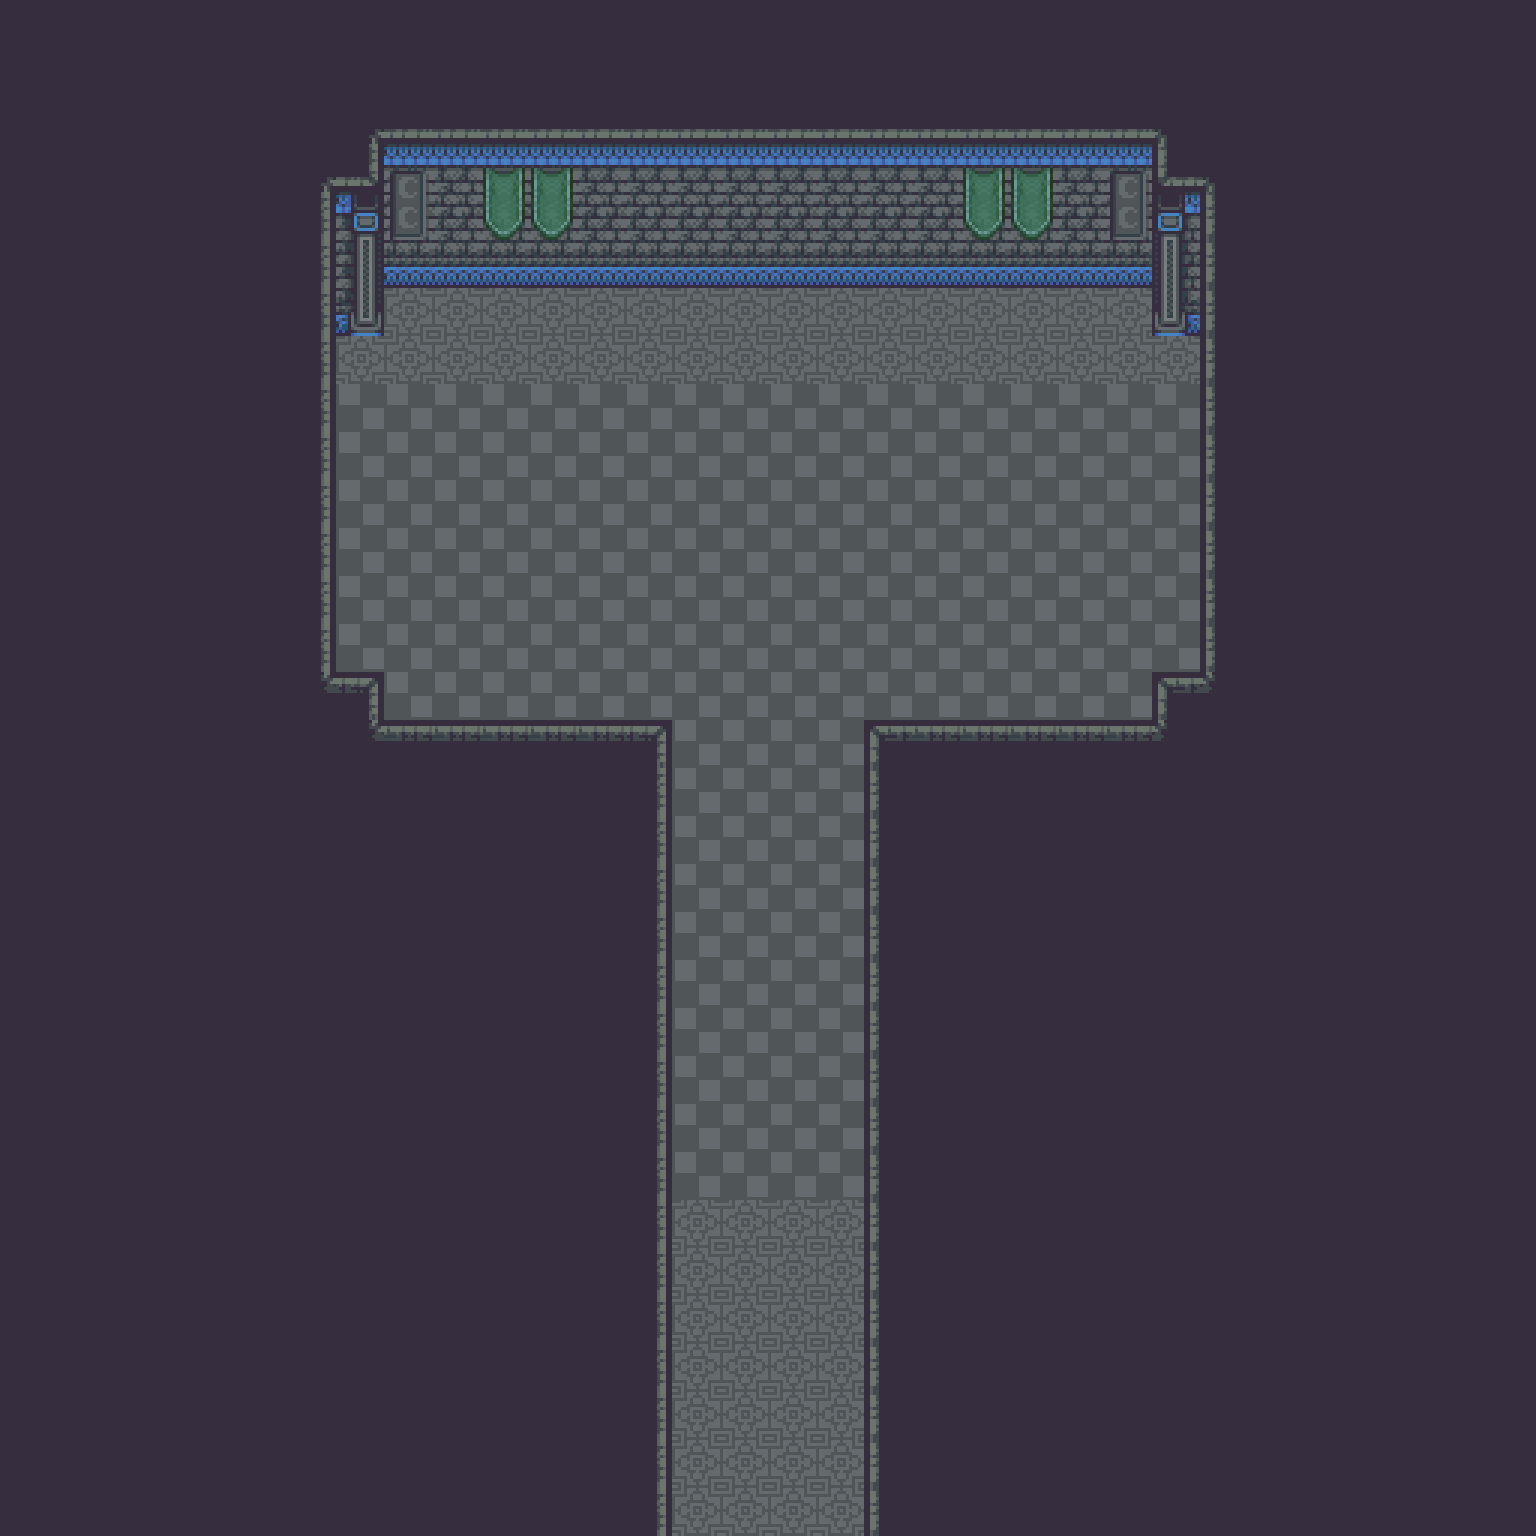

A level layout from a 2D game, rendered from its tile map. Below: a short description, then the map file with tile-grid data replaced by summaries:
An orthogonal 32x32 tile map with 48x48 px tiles, 2 tile layers (Floor, Furnishing).

<map version="1.5" tiledversion="1.7.2" orientation="orthogonal" renderorder="right-down" width="32" height="32" tilewidth="48" tileheight="48" infinite="0" nextlayerid="4" nextobjectid="3">
 <tileset firstgid="1" source="Castle.tsx" />
 <layer id="2" name="Floor" width="32" height="32">
  <data>[1024 cells, 1024 non-empty, 2 distinct tile ids]</data>
 </layer>
 <layer id="1" name="Furnishing" width="32" height="32">
  <data>[1024 cells, 798 non-empty, 28 distinct tile ids]</data>
 </layer>
 <objectgroup id="3" name="Props" />
</map>
